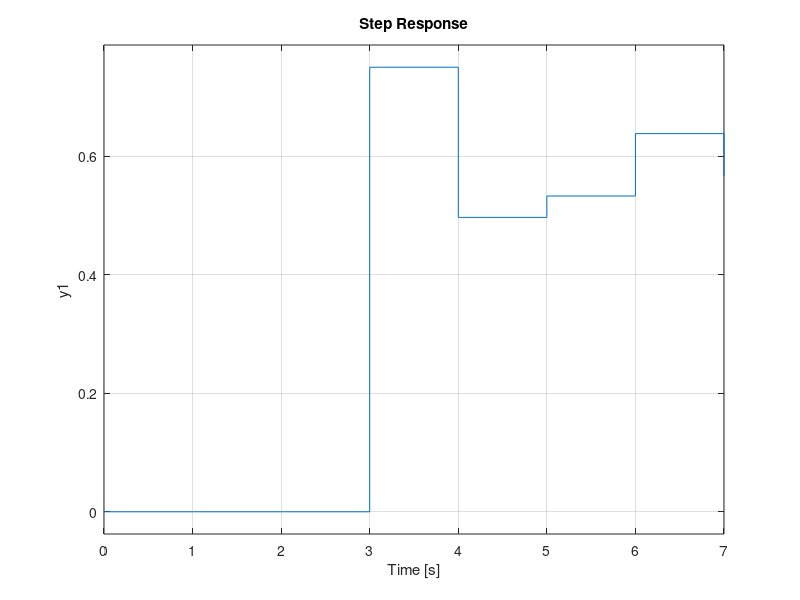
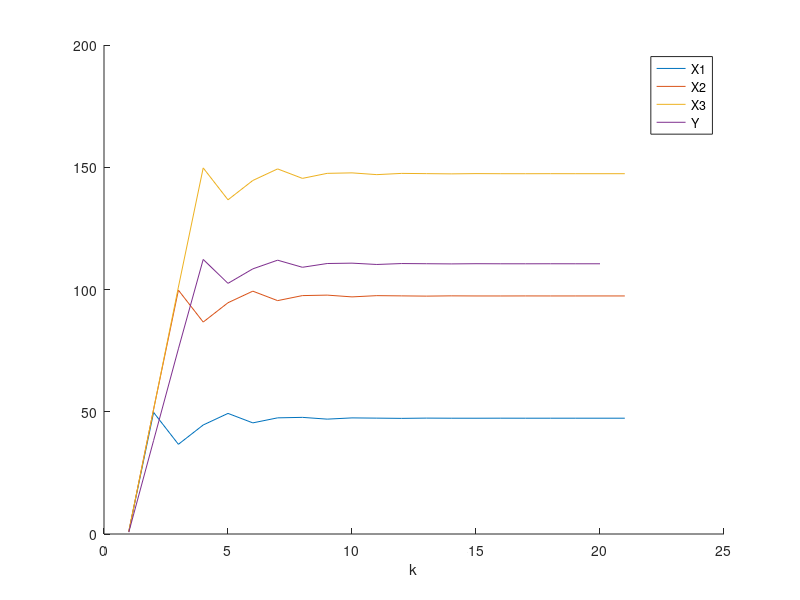

These figures' MATLAB source, in order:
%% Q2 LQR control
clear all
close all
clc

%% Define model

A = [1.5 1.75 1.3;
    1 0 0;
    0 1 0];
B = [1;
    0;
    0];
C = [0 0 0.75];
X0 = [1;
    1;
    1];

% k = 1 -20
X = zeros(3,20);
X(1,1) = 1;
X(2,1) = 1;
X(3,1) = 1;

Y = zeros(1,20);

% 2.2 Adjust Q and R
Q = 1*eye(3);   % penalise performace
R = 1;          % penalise effort

% create open loop system
sys = ss(A,B,C,[], 1);
%% Check is sys currently stable ans=no
isstable(sys)
step(sys)
%% LQR - closed loop system

% feedback
K = lqr(sys, Q, R);

for k = 1:20
    X(:,k+1) = A*X(:,k) + B*(-1)*K*X(:,k)+50;    

    y(k) = C*X(:,k);
end

sys_cl = ss(A-B*K,B,C,[], 1);
step(sys_cl)

figure
hold on
plot(X(1,:))
plot(X(2,:))
plot(X(3,:))
plot(y)
legend('X1', 'X2', 'X3', 'Y')
xlabel('k')

eig(A-B*K)
isstable(sys_cl)